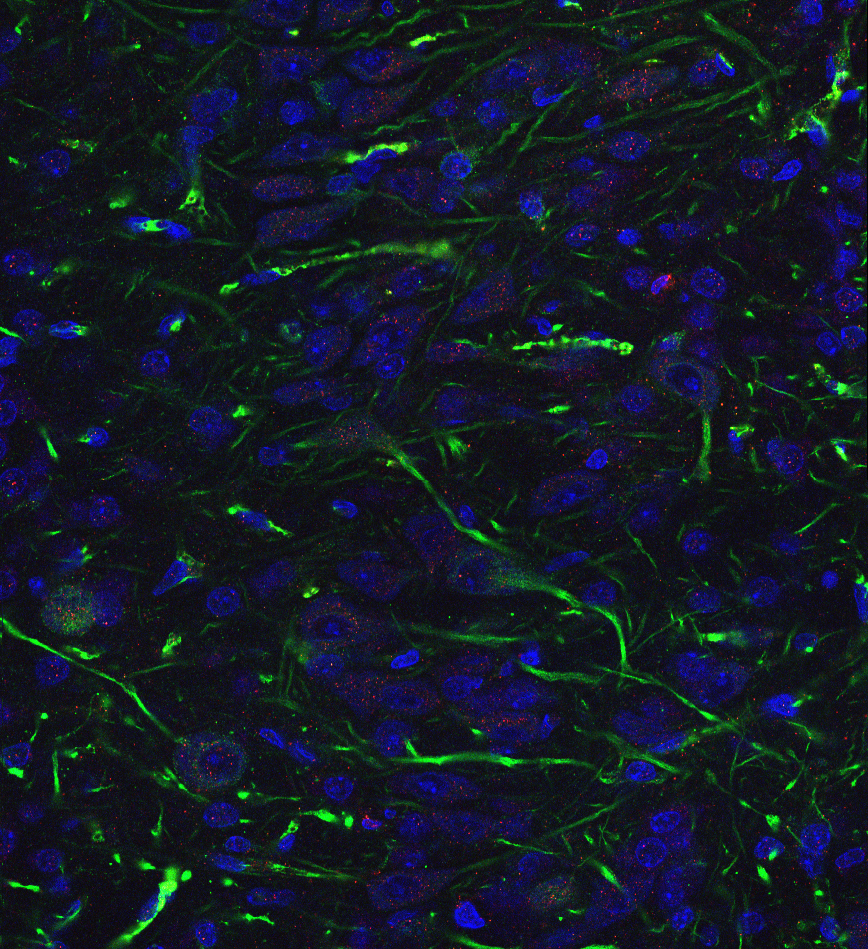
%> input picture programming hw2/HW2/02_050055.tif, 868 x 949 px, given in place of 02_050118.tif, which was not available
$ octave dlb213_hw2_color.m   (GNU Octave 9; MATLAB toolbox functions it lacks are replaced by stand-ins)
%> lines starting %> are read from the running program, lines starting %| are printed output that depends on the picture; pictures that were not available may be replaced by others from this repository, and a replacement may not be noted
%first read in the image, lets first determine if there's a difference between the grayscale and color images of .jpg format


%imageFile = input('Path of First image: ')

imageFile = 'C:\Users\Devan\Documents\College\semester 13\CSE420\neuron tiff sequence\02_050118.tif'
%imageFile = 'C:\Users\Devan\Documents\College\semester 13\CSE420\programming hw2\test.png'

%later derive the path then make a folder to save these new segmented images in

image = imread(imageFile);
%> image is the input picture: size 949x868x3 uint8; mean R, G, B 19.5, 26.7, 38.3

imshow(image)
pause

disp('Given this as your input image,\n'), title('Original Image');
kClusts = input('please enter k, the number of different color clusters:  ')
%> the answer given: 3

%convert the image to lab color space to allow for euclidean distance measure
imCform = makecform('srgb2lab');
lab_of_im = applycform(image, imCform);
%> lab_of_im: size 949x868x3 uint8; mean of channels 1, 2, 3 26, 129.6, 119.8

abSpace = double(lab_of_im(:,:,2:3));

rows = size(abSpace,1);
%> rows = 949
cols = size(abSpace,2);
%> cols = 868

reshapedAB = reshape(abSpace,rows*cols,2);

[clustIndex,clustCent] = kmeans(reshapedAB,kClusts,'distance','sqEuclidean','Replicates',3);
%> clustCent = [96.75 156; 128.7 122.9; 151 85.14]

% the last portion, the 'Replicates' and 3 indicates how many times it should repeat after convergence to avoid local minima

clusteredPixels = reshape(clustIndex,rows,cols);
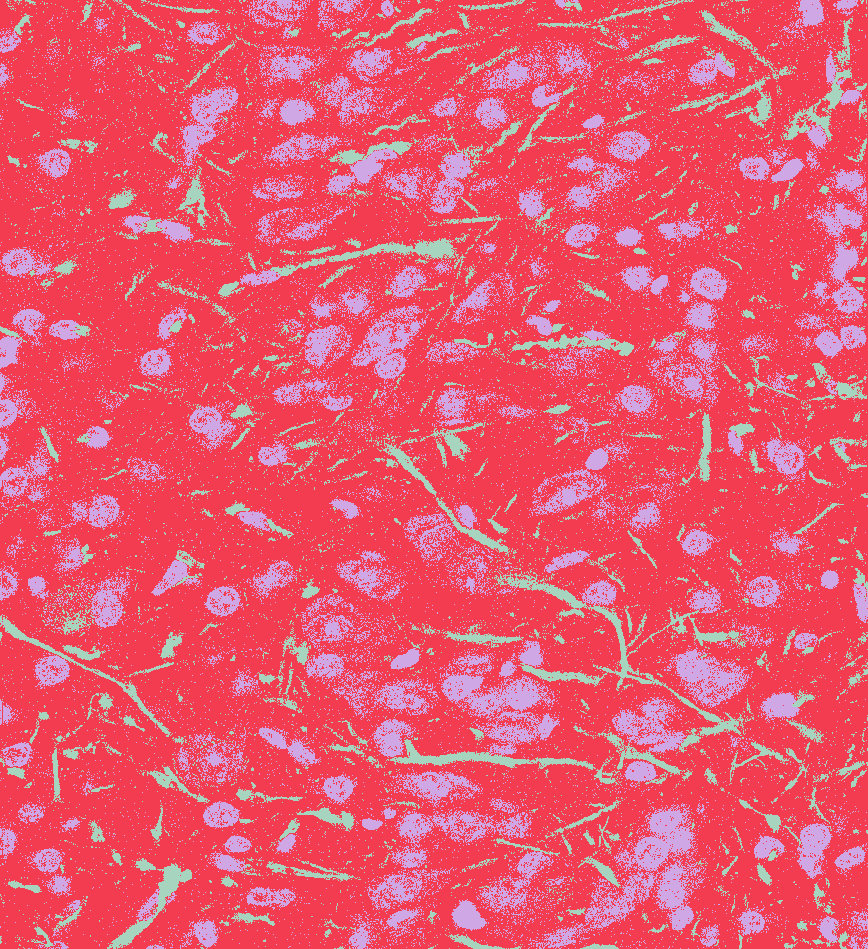
%> clusteredPixels: size 949x868 double; 3 distinct labels, from 1 to 3; one colour per label, 0 black

imshow(clusteredPixels,[]), title('image now with each pixel labeled by cluster');
pause;

segImages = cell(1,3);

rgbLabel = repmat(clusteredPixels,[1,1,3]);
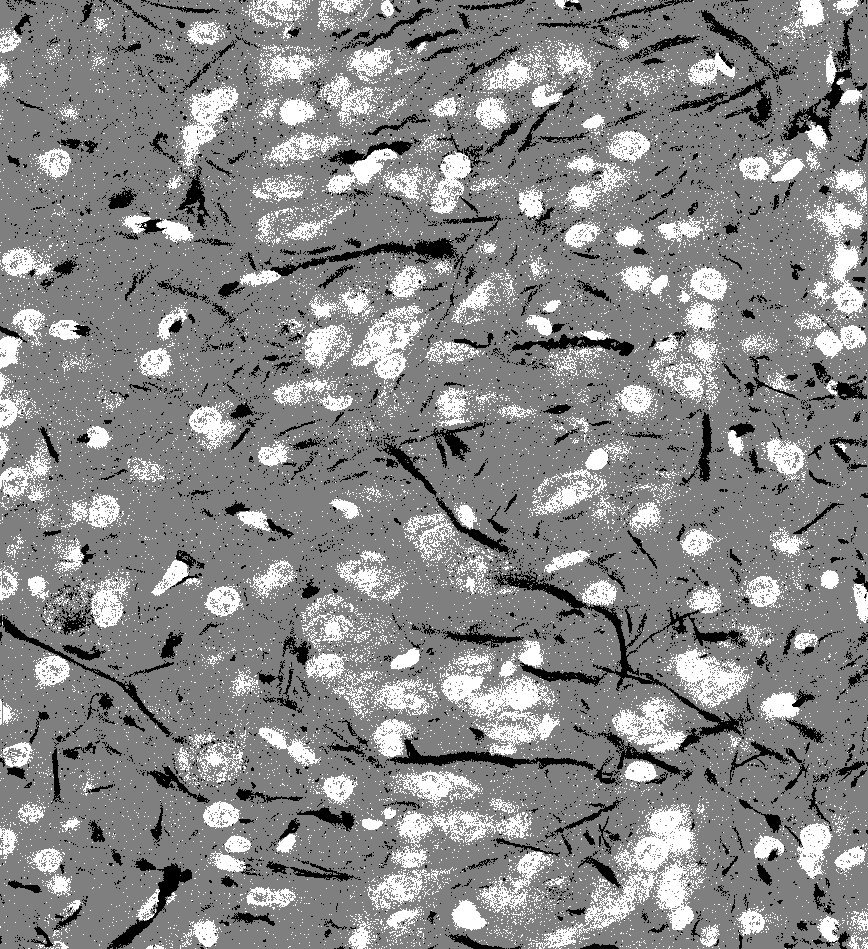
%> rgbLabel: size 949x868x3 double; min 1, max 3, mean 2.07; drawn with min black and max white

for k = 1:kClusts
	color = image;
	color(rgbLabel ~= k) = 0;
	segImages{k} = color;
end
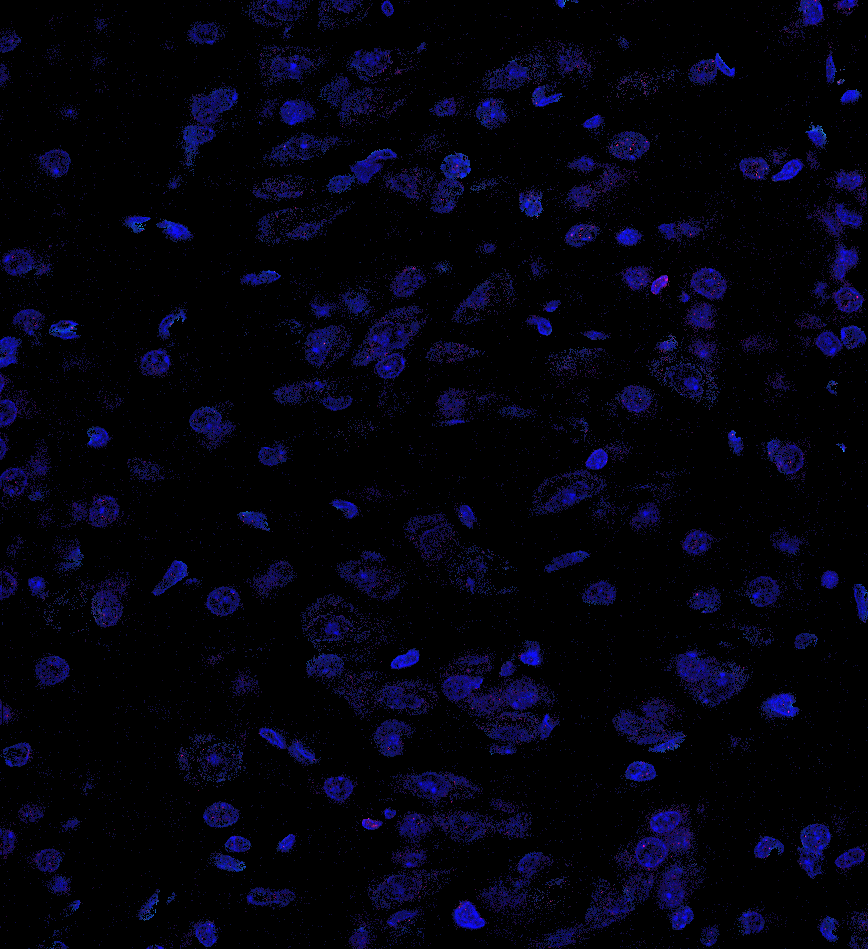
%> color: size 949x868x3 uint8; mean R, G, B 3.2, 2.7, 14.1
%> after the loop, segImages = 3 items

for k = 1:kClusts
	titleDisp = strcat('Members of color cluster ',num2str(k));
	imshow(segImages{k}), title(titleDisp);
    pause;

end
%> this loop made 3 passes
%> pass 1, `imshow(segImages{k})`:
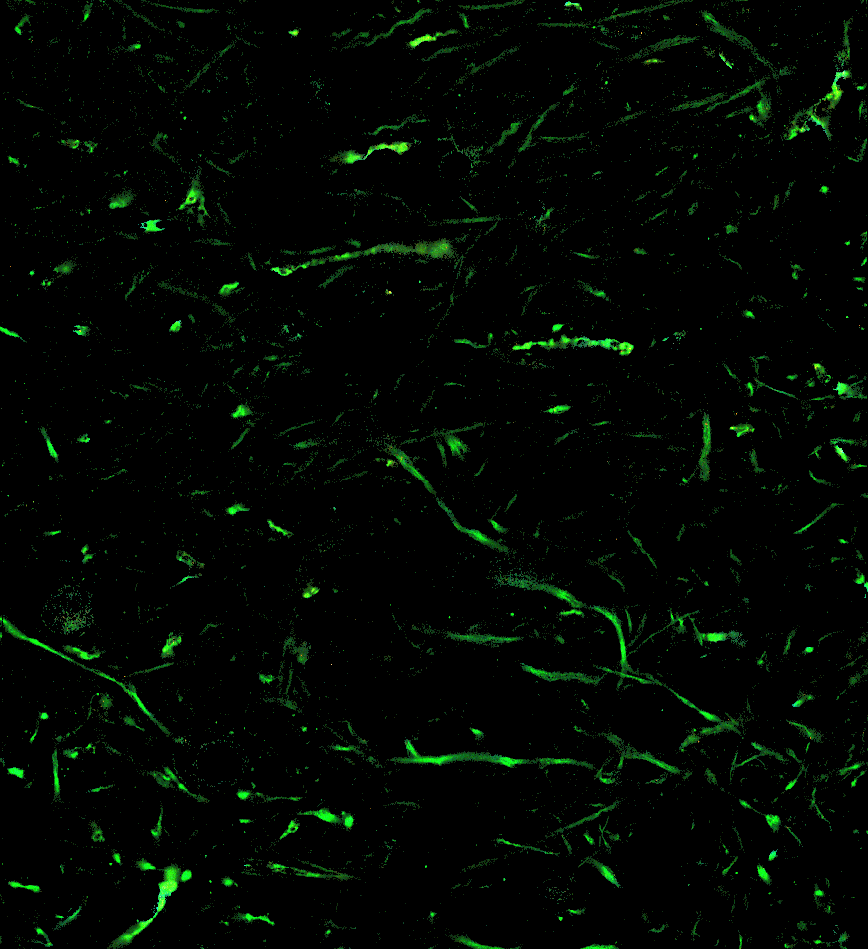
%> displayed picture: size 949x868x3, on the screen's scale of 0 to 255; mean R, G, B 1.8, 7.5, 2.2
%> pass 2, `imshow(segImages{k})`:
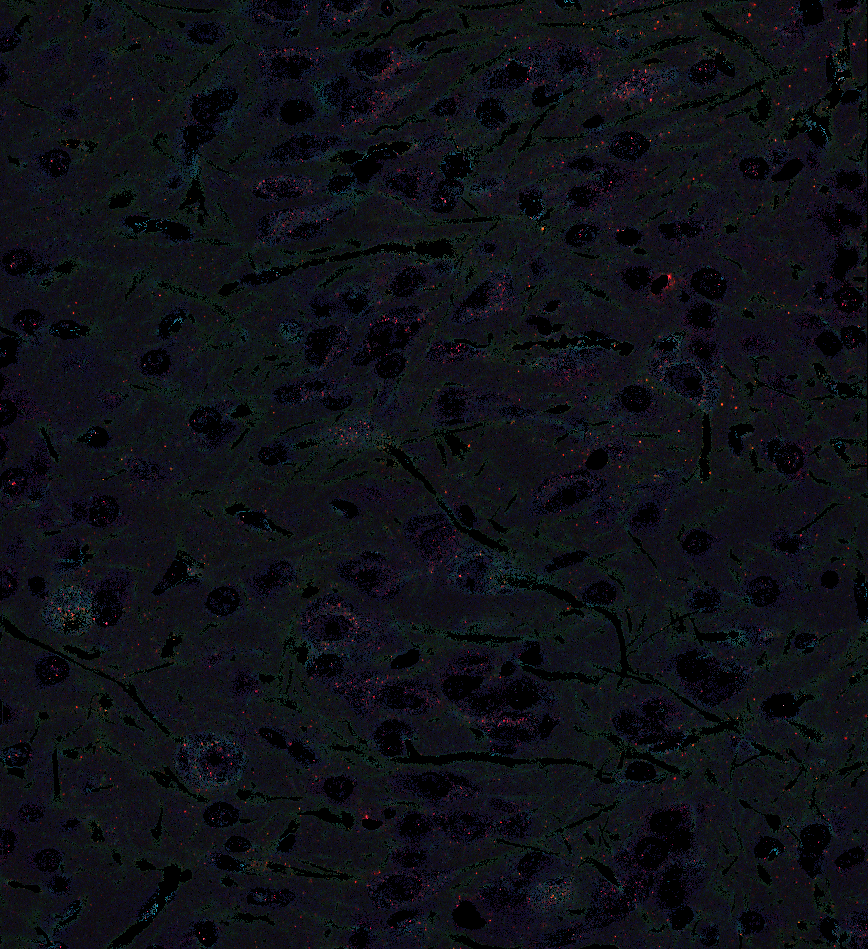
%> displayed picture: size 949x868x3, on the screen's scale of 0 to 255; mean R, G, B 14.5, 16.4, 22.1

$ run again, on programming hw2/HW2/02_050091.tif
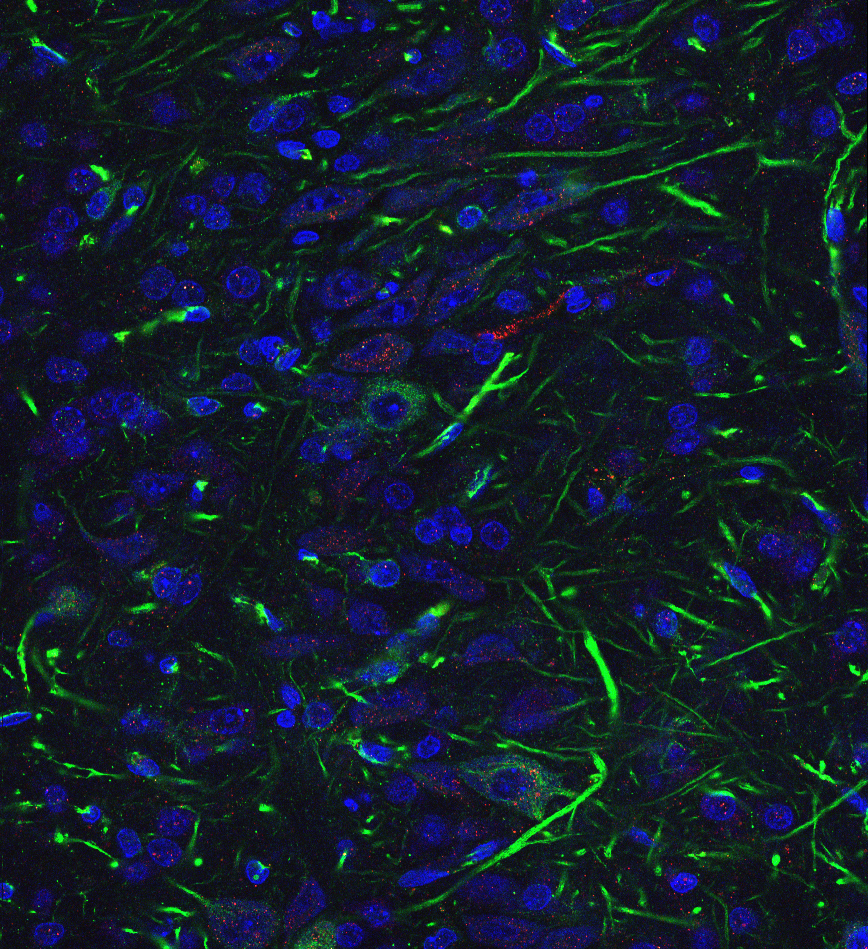
%> input picture programming hw2/HW2/02_050091.tif, 868 x 949 px, given in place of 02_050118.tif, which was not available
%> image is the input picture: size 949x868x3 uint8; mean R, G, B 19.2, 30.5, 43.8
%> lab_of_im: size 949x868x3 uint8; mean of channels 1, 2, 3 30.1, 129, 118.4
%> clustCent = [155.1 77.42; 128.3 121.5; 92.77 158.5]
%> clusteredPixels: size 949x868 double; 3 distinct labels, from 1 to 3
%> after the loop `for k = 1:kClusts`:
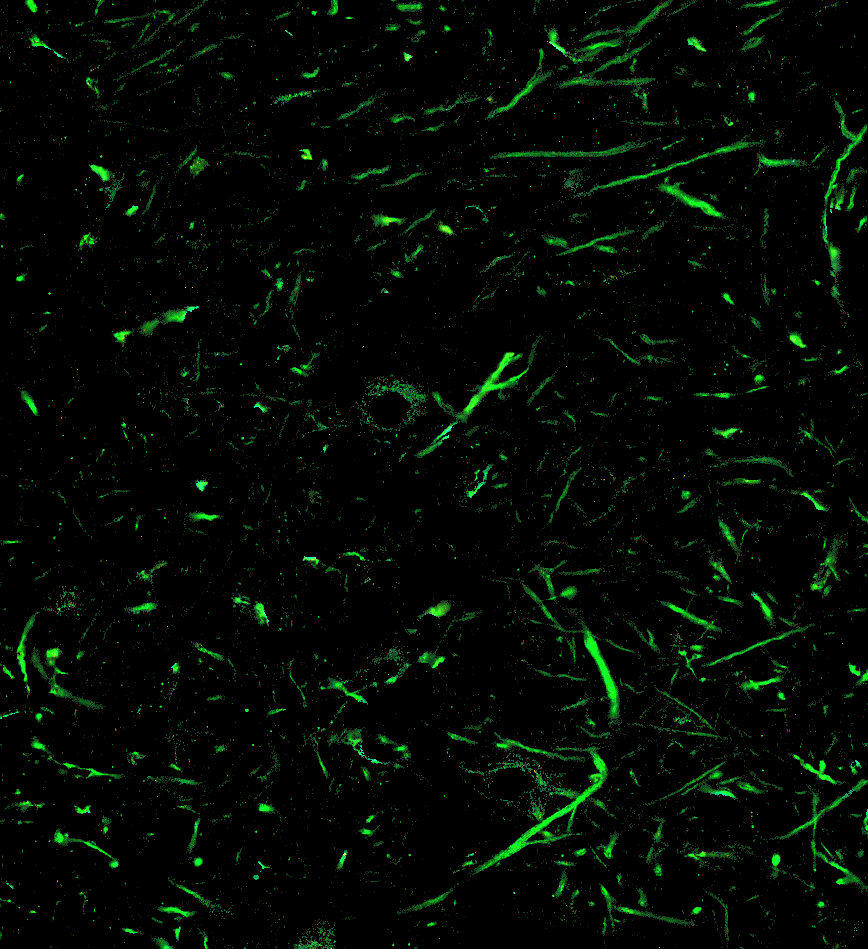
%> color: size 949x868x3 uint8; mean R, G, B 1.8, 9.3, 2.8
%> after the loop `for k = 1:kClusts`: segImages = 3 items
%> the loop `for k = 1:kClusts` made 3 passes
%> pass 2, `imshow(segImages{k})`:
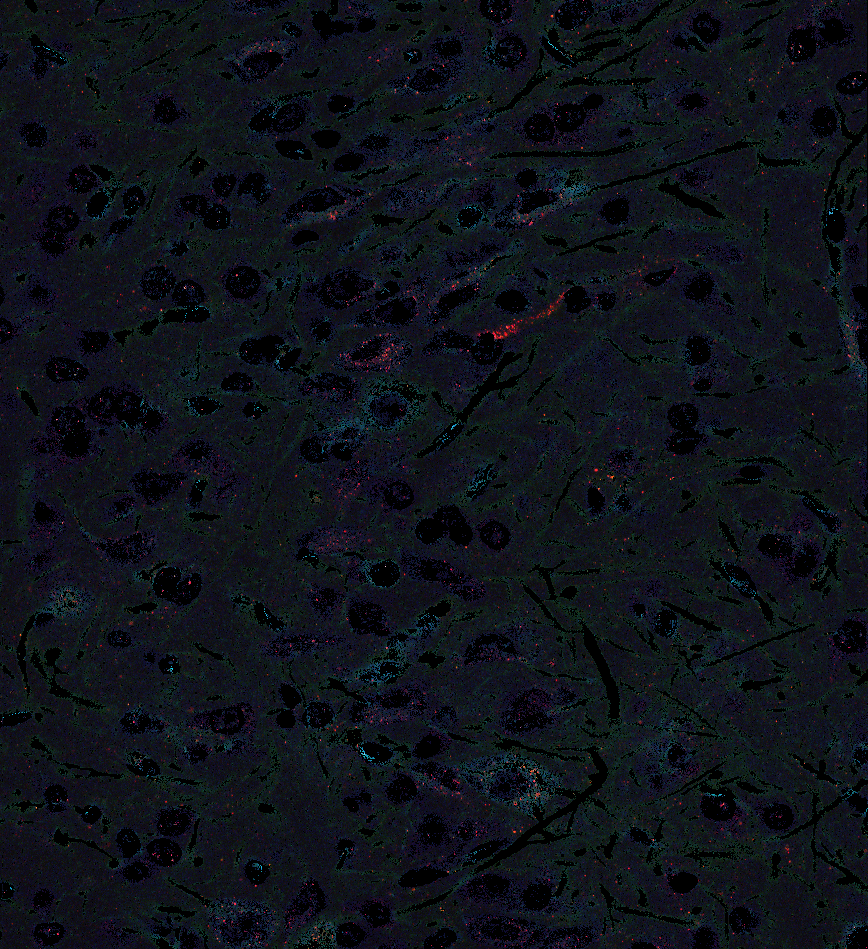
%> displayed picture: size 949x868x3, on the screen's scale of 0 to 255; mean R, G, B 14.4, 18.4, 25.3

$ run again, on programming hw2/HW2/02_050128.tif
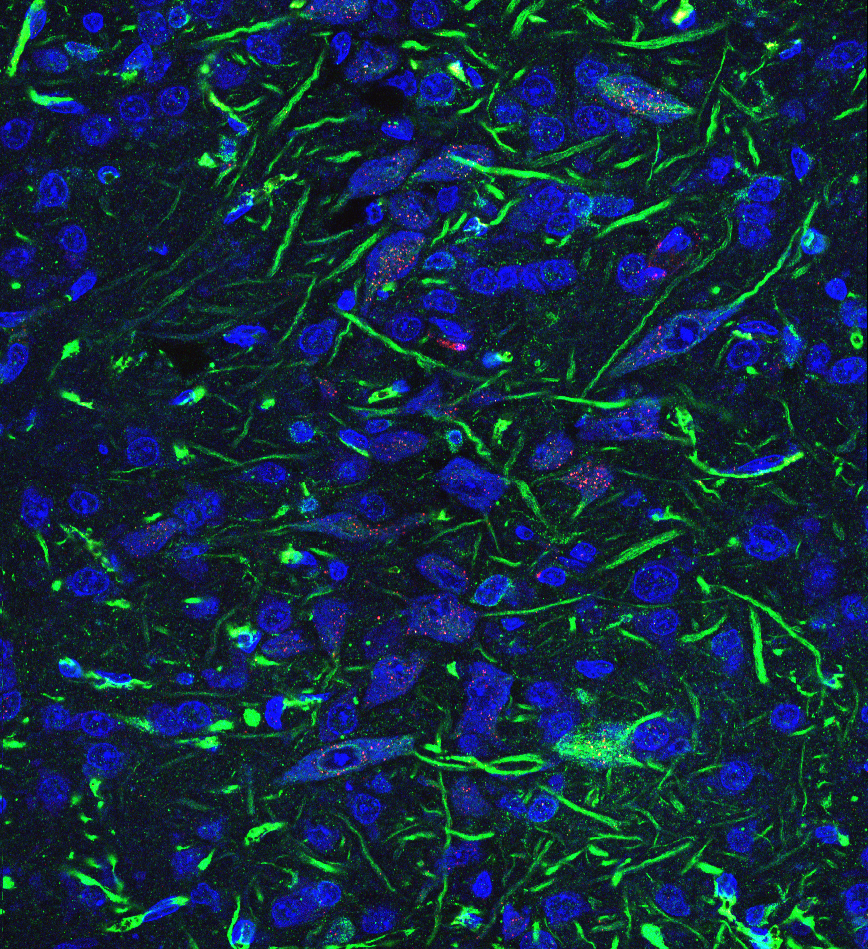
%> input picture programming hw2/HW2/02_050128.tif, 868 x 949 px, given in place of 02_050118.tif, which was not available
%> image is the input picture: size 949x868x3 uint8; mean R, G, B 18.7, 44.1, 64.1
%> lab_of_im: size 949x868x3 uint8; mean of channels 1, 2, 3 45.3, 127.8, 113.4
%> clustCent = [126.5 117.8; 162.4 62.5; 81.12 166.6]
%> clusteredPixels: size 949x868 double; 3 distinct labels, from 1 to 3
%> after the loop `for k = 1:kClusts`:
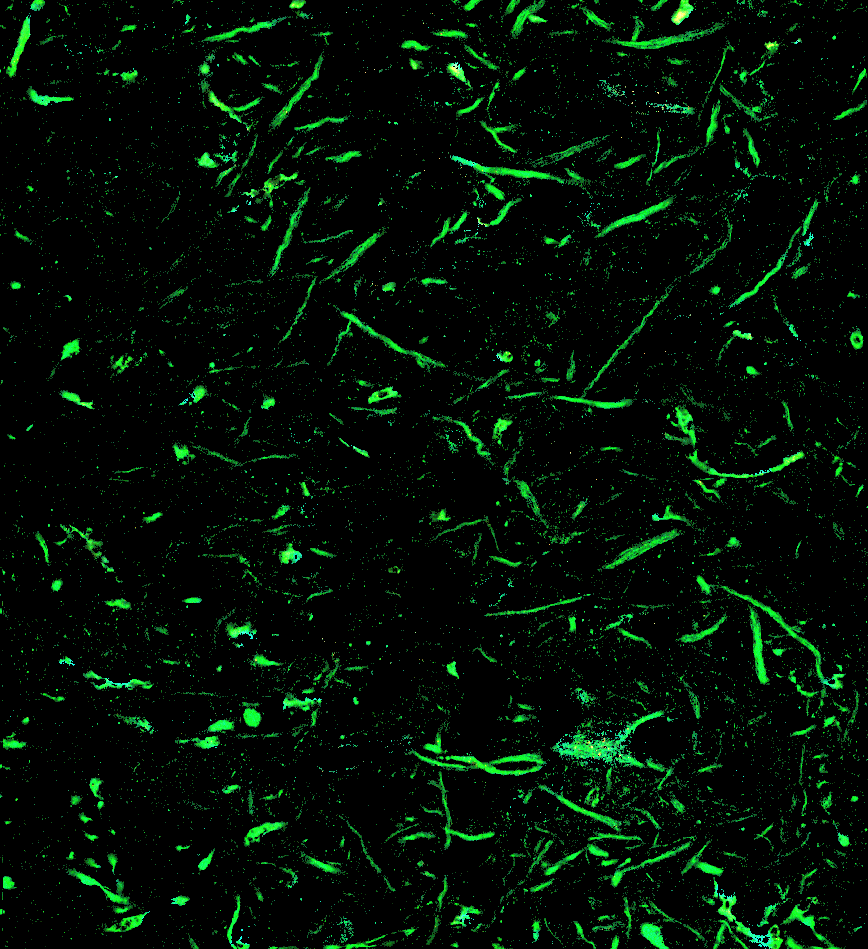
%> color: size 949x868x3 uint8; mean R, G, B 2.4, 16.5, 5.5
%> after the loop `for k = 1:kClusts`: segImages = 3 items
%> the loop `for k = 1:kClusts` made 3 passes
%> pass 2, `imshow(segImages{k})`:
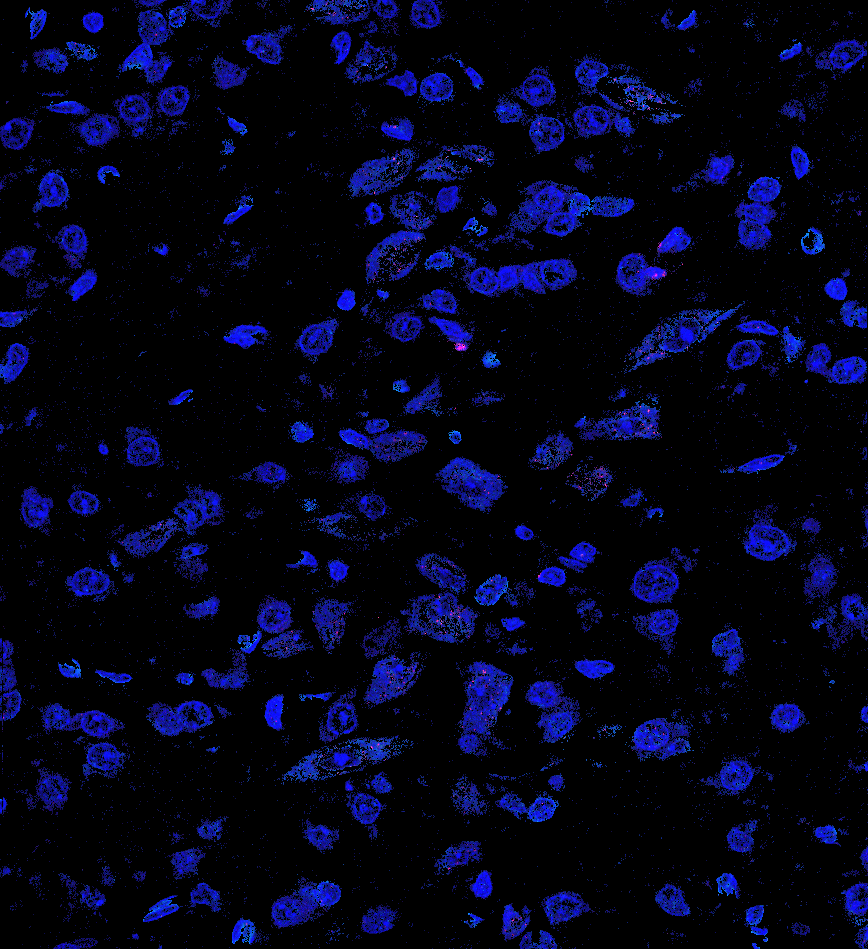
%> displayed picture: size 949x868x3, on the screen's scale of 0 to 255; mean R, G, B 3.5, 4.8, 26.5
